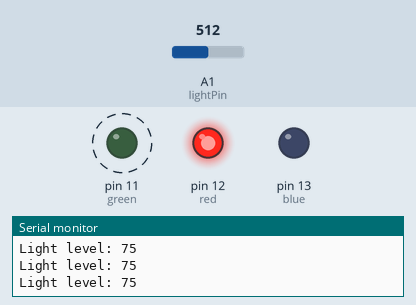
Bench run of a sketch on a simulated Arduino Uno, built with avr-gcc and run on an emulated ATmega328P. Shown: output pins drawn as LEDs (lit = HIGH), the last lines printed to the serial monitor. Dashed ring = blinking. The inputs (shaded band) are chosen by the test bench; at power-on: A1 (lightPin) = 512.

Above: at 1.2 s.
1.3 s: A1 (lightPin) set to 469
4.3 s: A1 (lightPin) set to 445
At 5.4 s:
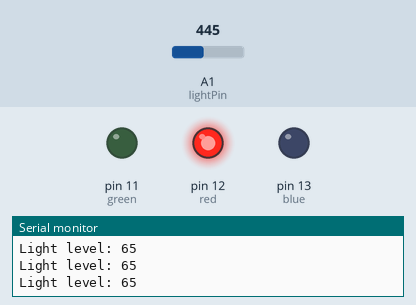
5.8 s: A1 (lightPin) set to 417
7.3 s: A1 (lightPin) set to 399
At 8.0 s:
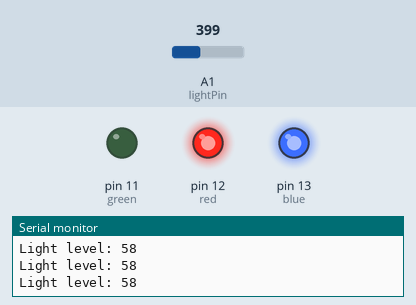
8.8 s: A1 (lightPin) set to 360
11.8 s: A1 (lightPin) set to 343
At 12.9 s:
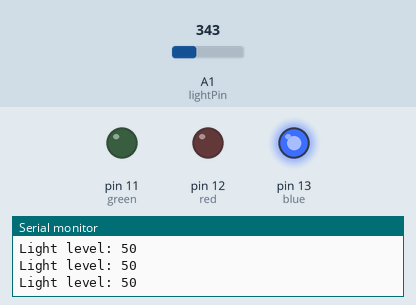
Timing chart, 0 to 14.3 s (numbered marks = the images above; inputs shaded):
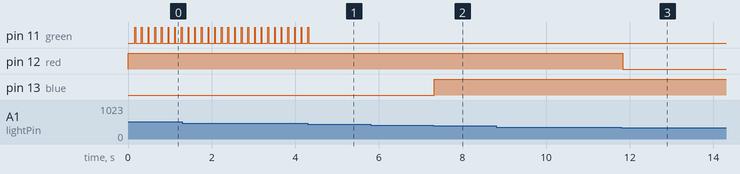

The sketch:

level3.ino
```cpp
//   ________________________________________________________________________
//  /  Name: Kyler Visser              level 3             Date: 2023-09-28  \
//  |                                                                        |
//  |                              Description                               |
//  |                                                                        |
//  |   This program will take the red light and turn it on when the light   |
//  |  is above 50%, the blue light will turn on when the light is between   |
//  |  30% and 60%, and the green light will turn on when the light is below |
//  |  33% or above 66%. The green light will blink slowly when the light is |
//  |           below 33% and quickly when the light is above 66%.           |
//  \________________________________________________________________________/

//  ---------------------------------
//    Initalize vairables and pins.
//  ---------------------------------
int lightPin = A1;
int data = 0;
int red = 12;
int blue = 13;
int green = 11;
int lastFire = 0;

//  --------------------------
//    Setup pins and serial.
//  --------------------------
void setup() {
    pinMode(lightPin, INPUT);
    pinMode(red, OUTPUT);
    pinMode(blue, OUTPUT);
    pinMode(green, OUTPUT);

    Serial.begin(9600);
}

//  --------------
//    Main loop.
//  --------------
void loop() {
    data = analogRead(lightPin);
    data = map(data, 6, 679, 0, 100);
    Serial.print("Light level: ");
    Serial.println(data);

    //  -------------------------------
    //    If the light level is above
    //    50%, turn on the red light.
    //  -------------------------------
    if (data > 50) {
        digitalWrite(red, HIGH);
    } else {
        digitalWrite(red, LOW);
    }

    //  ----------------------------------
    //    If the light level is between
    //    30% and 60%, turn on the blue.
    //  ----------------------------------
    if (data >30 && data < 60) {
        digitalWrite(blue, HIGH);
    } else {
        digitalWrite(blue, LOW);
    }

    //  -------------------------------
    //    If the light level is below
    //      33% or above 66%, blink
    //         the green light.
    //  -------------------------------
    if (data < 33) {
        if (millis() - lastFire > 350) {
            digitalWrite(green, HIGH);
            lastFire = millis();
        } else {
            digitalWrite(green, LOW);
        }

    } else if (data > 66) {
        if (millis() - lastFire > 150) {
            digitalWrite(green, HIGH);
            lastFire = millis();
        } else {
            digitalWrite(green, LOW);
        }

    } else {
        digitalWrite(green, LOW);
    }

}
```

Measured:
- the behaviour switches between 457 and 456 on A1 (lightPin) (found by bisection; images 0 and 1)
- the behaviour switches between 410 and 409 on A1 (lightPin) (found by bisection; images 1 and 2)
- the behaviour switches between 350 and 349 on A1 (lightPin) (found by bisection; images 2 and 3)
- after the input at 4.3 s, pin 11 (green): goes on until 4.3 s, then stays LOW
- after the input at 7.3 s, pin 13 (blue): LOW → HIGH at once
- after the input at 11.8 s, pin 12 (red): HIGH → LOW at once
- by itself, pin 11 (green): alternates HIGH for 0.02 s and LOW for 0.14 s
